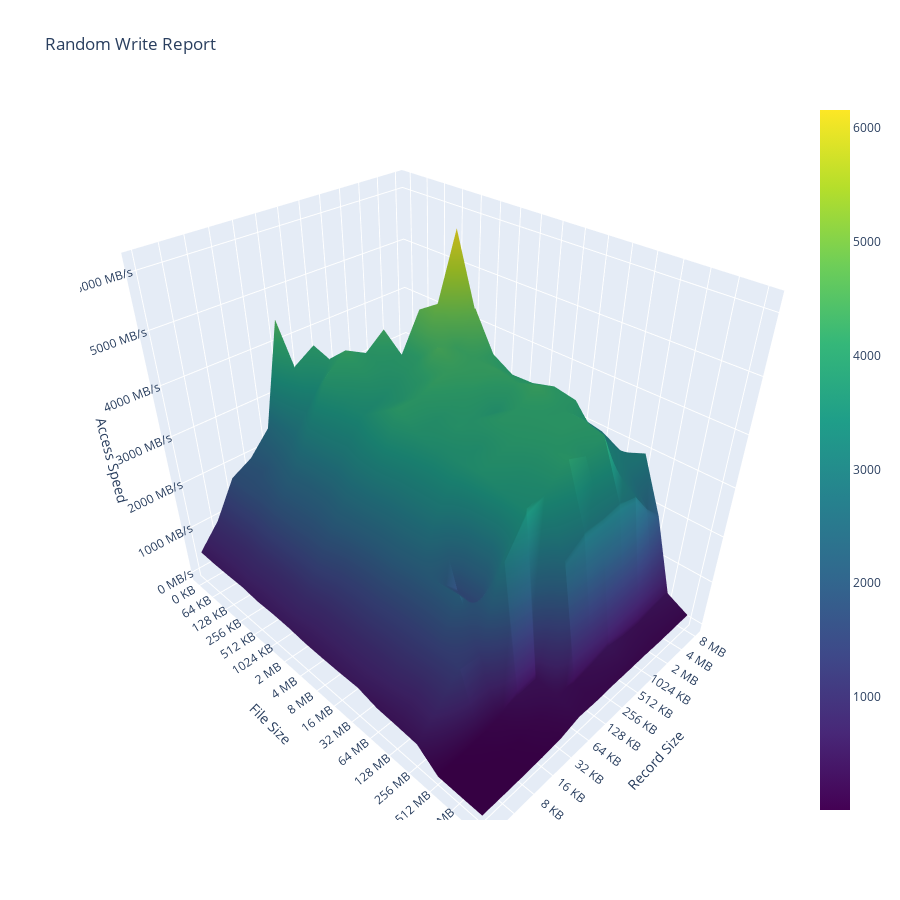

Here is the notebook cell this chart was saved with:
### Code cell
rand_writer_report_data = """520419	983980	1679761	1734015	2203800								
535368	1024942	1778862	2004703	2453642	4557257							
522551	992545	1778290	1970871	2639446	3756894	4009406						
530661	960496	1734911	2169601	2753870	3304808	3905895	3556580					
544990	1000037	1812371	2343383	3121783	3923040	4232305	4014717	4321737				
506070	967792	1801275	2252916	3080148	3606479	3969827	3924484	3991965	4709895			
521585	962198	1754873	2254337	2983234	3527834	3660115	3879120	4082857	4965558	6160296		
513285	983538	1751903	2396109	3131353	3790873	3811901	3982442	4447398	4275297	4864885	3502234	
477916	887151	1528362	2332889	3163471	4054532	4063402	4224781	4255390	4229201	4160579	3299251	3087293
472910	882904	1478365	2246549	3027636	3774674	3845004	4011199	4163201	4239090	3940810	3306538	3137817
477392	886231	1479374	2240776	3002659	3643720	3916096	3890324	3774457	4148361	3960103	3170602	3132411
493233	861993	1429824	2147384	2965164	3680255	3735088	4032129	4068684	4278095	4078282	2976063	3078763
390630	863642	1402762	2126822	1652509	3728133	3878610	3980927	4050992	4041002	4008678	3171127	3001974
374106	750356	1397851	2176415	1579975	3578785	3713507	3919884	4050312	4067303	3530917	3189232	2787741
349908	809937	1311770	1271556	2901917	3546992	3639170	4001771	3835669	3963411	3122770	2894651	2977479
13686	32490	64831	139990	318065	349533	2542971	2796199	2815792	2867888	2788361	2281360	1891249
6468	10669	23399	51634	138051	277202	245288	327153	426802	343666	320069	364154	398267
4520	8719	16094	32712	65786	186866	167810	181139	175431	177110	163414	168838	176613
"""
rand_writer_report_fig = plot_report(rand_writer_report_data, 'Random Write Report')
rand_writer_report_fig.show()
